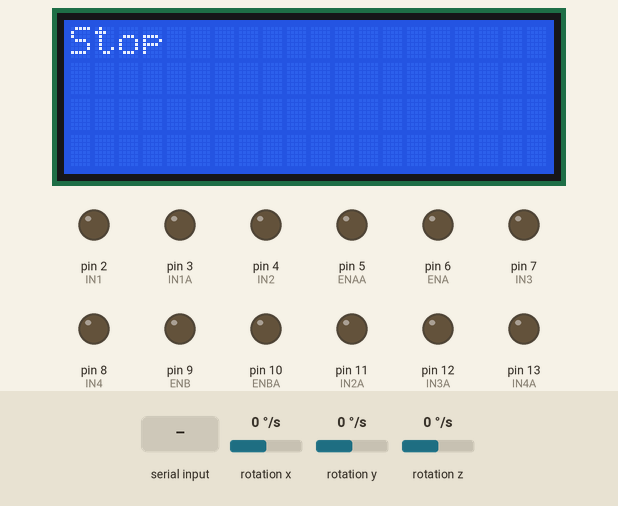
Recording of a sketch running on a simulated Arduino Uno, built with avr-gcc and run on an emulated ATmega328P. Parts: 20×4 character LCD, output pins drawn as LEDs (lit = HIGH). Wiring (inferred from the names in the program): MPU-6050 motion sensor at I2C address 0x68. The inputs (shaded band) are chosen by the test bench; at power-on: rotation x 0 °/s, rotation y 0 °/s, rotation z 0 °/s. What the sketch prints to the serial monitor is not drawn.

Above: at 7.2 s.
7.3 s: "f" received over the second serial link
At 7.6 s:
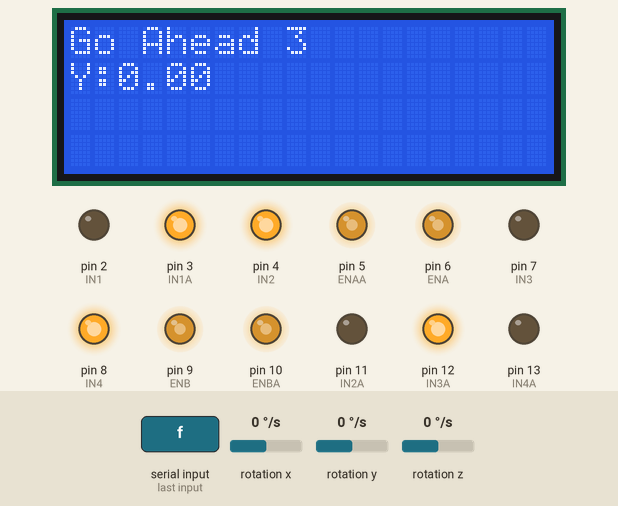
8.8 s: "b" received over the second serial link
At 9.3 s:
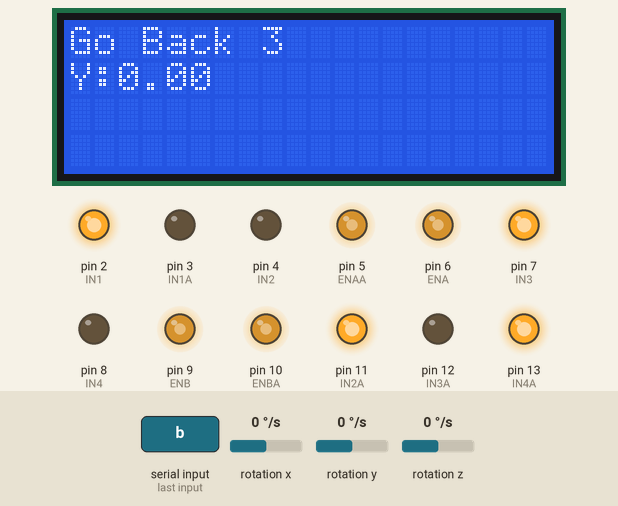
10.3 s: "r" received over the second serial link
At 11.4 s:
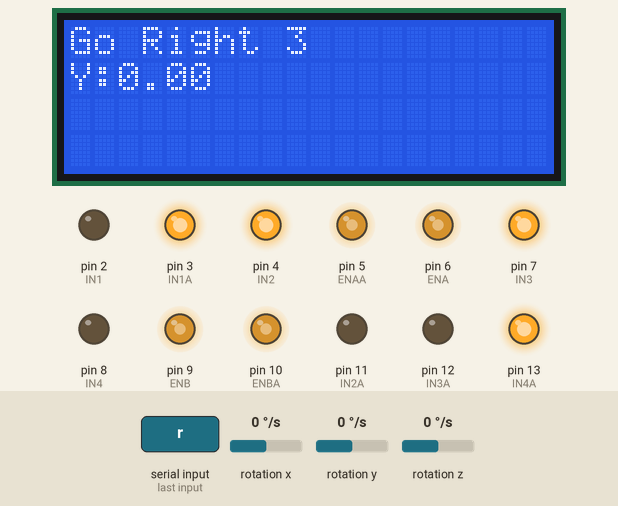
11.8 s: "l" received over the second serial link
At 12.4 s:
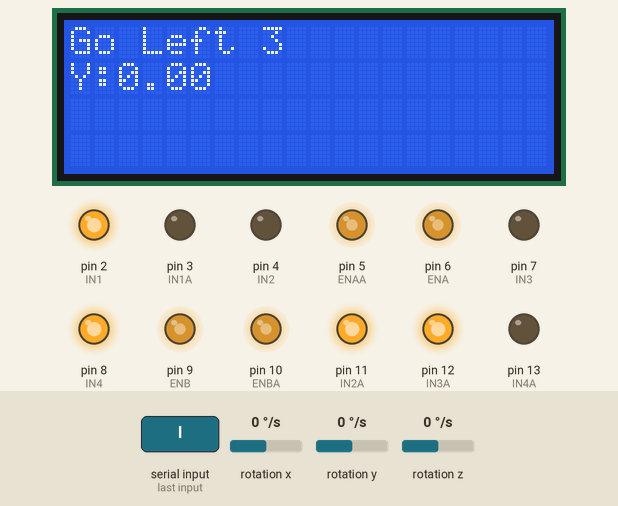
13.3 s: "u" received over the second serial link
At 14.2 s:
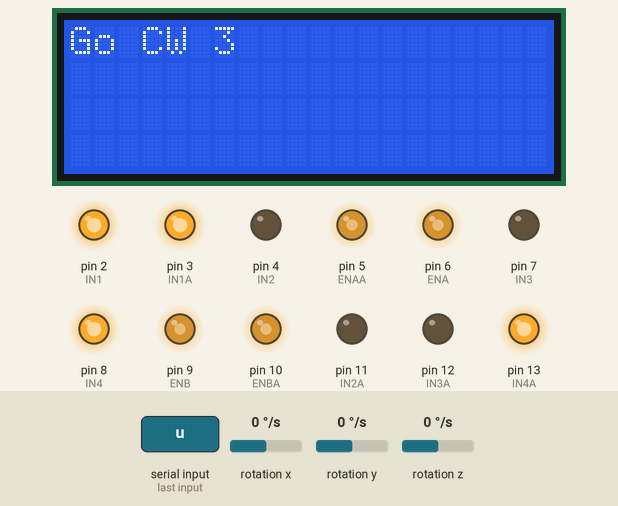
14.8 s: "v" received over the second serial link
At 15.4 s:
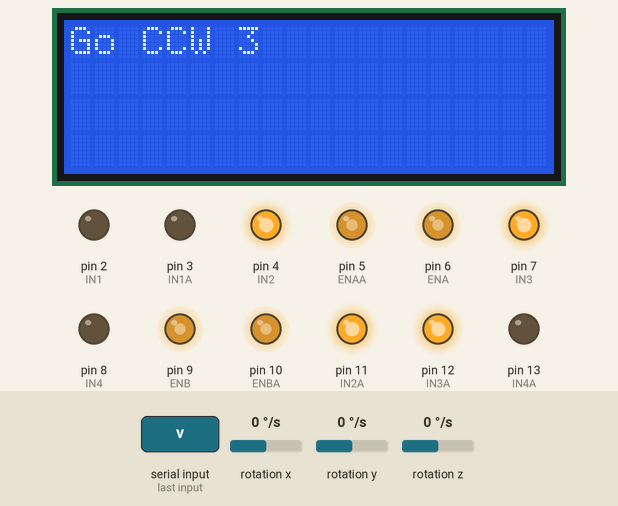
Timing chart, 0 to 17.3 s (numbered marks = the images above; inputs shaded):
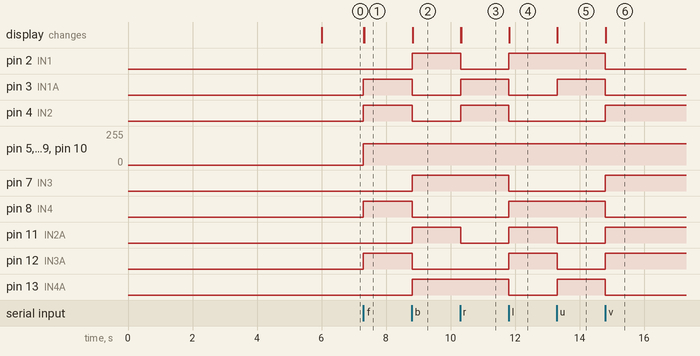

Measured:
- after the input at 7.3 s, pin 3 (IN1A), pin 4 (IN2), pin 8 (IN4), pin 12 (IN3A): LOW → HIGH at once; pin 5 (ENAA), pin 6 (ENA), pin 9 (ENB), pin 10 (ENBA): 0/255 → 160/255 at once; the display: first changes at once (image 1 shows a later state)
- after the input at 8.8 s, pin 2 (IN1), pin 7 (IN3), pin 11 (IN2A), pin 13 (IN4A): LOW → HIGH at once; pin 3 (IN1A), pin 4 (IN2), pin 8 (IN4), pin 12 (IN3A): HIGH → LOW at once; the display: first changes at once (image 2 shows a later state)
- after the input at 10.3 s, pin 2 (IN1), pin 11 (IN2A): HIGH → LOW at once; pin 3 (IN1A), pin 4 (IN2): LOW → HIGH at once; the display: first changes at once (image 3 shows a later state)
- after the input at 11.8 s, pin 2 (IN1), pin 8 (IN4), pin 11 (IN2A), pin 12 (IN3A): LOW → HIGH at once; pin 3 (IN1A), pin 4 (IN2), pin 7 (IN3), pin 13 (IN4A): HIGH → LOW at once; the display: first changes at once (image 4 shows a later state)
- after the input at 13.3 s, pin 3 (IN1A), pin 13 (IN4A): LOW → HIGH at once; pin 11 (IN2A), pin 12 (IN3A): HIGH → LOW at once; the display: changes at once (image 5)
- after the input at 14.8 s, pin 2 (IN1), pin 3 (IN1A), pin 8 (IN4), pin 13 (IN4A): HIGH → LOW at once; pin 4 (IN2), pin 7 (IN3), pin 11 (IN2A), pin 12 (IN3A): LOW → HIGH at once; the display: changes at once (image 6)

The sketch:

bluetoothcarwithgyro.ino
```cpp
#include <Wire.h>
#include <SoftwareSerial.h>
#include <LiquidCrystal_I2C.h>
#include <stdlib.h>
#include <stdio.h>

#define IN1  2
#define IN2  4
#define ENA  6
#define ENB  9
#define IN3  7
#define IN4  8
#define ENAA  5
#define IN1A  3
#define IN2A  11
#define IN3A  12
#define IN4A  13
#define ENBA  10

int v = -1;

SoftwareSerial m = SoftwareSerial(A0, A1);
LiquidCrystal_I2C lcd(0x27, 20, 4); // set the LCD address to 0x27 for a 16 chars and 2 line display

const int maxPwm = 200, minPwm = 100, changePwm = 20;
int speedPwm = 160;
enum CARMODE {MOVEAHEAD, MOVEBACK, MOVELEFT, MOVERIGHT, MOVECW, MOVECCW, STOP};

CARMODE carMode = STOP;

/////////MPU6050///////////////////
const int MPU_addr = 0x68;             // I2C address of MPU-6050
long GyZo = 0;    //陀螺仪偏移量或误差

int16_t GyZ;                 //gyroscope - force it to be a 16-bit integer
double rotZ;
double gyroZangle = 0; // Angle calculate using the gyro only
int GyRange = 0;       //gyroscope Range at the cost of Sensitivity - see setupMPU
uint32_t timer;                        //微分时间, 用来累加陀螺仪的角速度
double pi = 3.14159265;
int loopDelay = 1;


void setup() {
  m.begin(9600);
  Serial.begin(9600);

  lcd.init();                  // 初始化LCD
  lcd.backlight();             //设置LCD背景等亮
  Wire.begin();                //可能lcd.init()中已经包含了Wire.begin(), 有机会试试能不能去掉.
  setupMPU();

  int times = 2000;             //采样次数
  for (int i = 0; i < times; i++)          //得到初始的offset
  {
    recordGyro();
    GyZo += GyZ;
    delay(2);
  }

  GyZo /= times; //计算陀螺仪偏移


  pinMode(IN3, OUTPUT);
  pinMode(IN4, OUTPUT);
  pinMode(ENB, OUTPUT);
  pinMode(IN1, OUTPUT);
  pinMode(IN2, OUTPUT);
  pinMode(ENA, OUTPUT);
  pinMode(IN3A, OUTPUT);
  pinMode(IN4A, OUTPUT);
  pinMode(ENBA, OUTPUT);
  pinMode(IN1A, OUTPUT);
  pinMode(IN2A, OUTPUT);
  pinMode(ENAA, OUTPUT);

  carAction();
}

void loop() {

  v = m.read();

  if (v == -1)
  {

    if (carMode == MOVEAHEAD ||
        carMode == MOVEBACK ||
        carMode == MOVELEFT ||
        carMode == MOVERIGHT
       )
    {
      //对前后左右运动的小车做姿态判断和调整
      long currentTime = micros();
      double dt = (double)(currentTime - timer) / 1000000; // Calculate delta time
      timer = currentTime;
      recordGyro();
      processGyroData();
      recordAngleByGyro(dt);
      plotYawData();

      lcd.setCursor(0, 1);
      lcd.print("Y:");
      lcd.print(gyroZangle);
      lcd.print("          ");
    }

    delay(loopDelay);
    return;
  }

  if (v == 'f')
  {
    carMode = MOVEAHEAD;
    resetYaw();
  }
  else if (v == 's')
  {
    carMode = STOP;
  }
  else if (v == 'b')
  {
    carMode = MOVEBACK;
    resetYaw();
  }
  else if (v == 'r')
  {
    carMode = MOVERIGHT;
    resetYaw();
  }
  else if (v == 'l')
  {
    carMode = MOVELEFT;
    resetYaw();
  }

  else if (v == 'u')
  {
    carMode = MOVECW;
  }
  else if (v == 'v')
  {
    carMode = MOVECCW;
  }
  else if (v == 'p')
  {
    if (speedPwm < maxPwm)
    {
      speedPwm = speedPwm + changePwm;
      delay(100);
    }

  }
  else if (v == 'm')
  {
    if (speedPwm > minPwm)
    {
      speedPwm = speedPwm - changePwm;
      delay(100);
    }
  }
  carAction();

  v = -1;
}


void carAction()
{
  switch (carMode)
  {
    case MOVEAHEAD: {
        moveAhead(speedPwm);
        break;
      };
    case MOVEBACK: {
        moveBack(speedPwm);
        break;
      };
    case MOVELEFT: {
        moveLeft(speedPwm);
        break;
      };
    case MOVERIGHT: {
        moveRight(speedPwm);
        break;
      };
    case MOVECW: {
        moveCW(speedPwm);
        break;
      };
    case MOVECCW: {
        moveCCW(speedPwm);
        break;
      };
    case STOP: {
        stopCar();
        break;
      };
  }
  updateLCDForModeAndSpeed();
}


//停车
void stopCar()
{
  //Serial.println("stopCar");
  //updateLed(ST);

  //////////////////////////////
  //左下角电机代码
  //////////////////////////////
  digitalWrite(IN1, LOW);
  digitalWrite(IN2, LOW);
  analogWrite(ENA, 0);
  /////////////////////////////
  //右下角电机代码
  /////////////////////////////
  digitalWrite(IN3, LOW);
  digitalWrite(IN4, LOW);
  analogWrite(ENB, 0);
  //////////////////////////////
  //左上角电机代码
  //////////////////////////////
  digitalWrite(IN3A, LOW);
  digitalWrite(IN4A, LOW);
  analogWrite(ENBA, 0);
  //////////////////////////////
  //右上角电机代码
  //////////////////////////////
  digitalWrite(IN1A, LOW);
  digitalWrite(IN2A, LOW);
  analogWrite(ENAA, 0);
}

//向前
void moveAhead(int speedPwm)
{
  //Serial.println("moveAhead");
  //updateLed(ahead);
  //////////////////////////////
  //左下角电机代码
  //////////////////////////////
  digitalWrite(IN1, LOW);
  digitalWrite(IN2, HIGH);
  analogWrite(ENA, speedPwm);
  /////////////////////////////
  //右下角电机代码
  /////////////////////////////
  digitalWrite(IN3, LOW);
  digitalWrite(IN4, HIGH);
  analogWrite(ENB, speedPwm);
  //////////////////////////////
  //左上角电机代码
  //////////////////////////////
  digitalWrite(IN3A, HIGH);
  digitalWrite(IN4A, LOW);
  analogWrite(ENBA, speedPwm);
  //////////////////////////////
  //右上角电机代码
  //////////////////////////////
  digitalWrite(IN1A, HIGH);
  digitalWrite(IN2A, LOW);
  analogWrite(ENAA, speedPwm);
}

//后退
void moveBack(int speedPwm)
{
  //Serial.println("moveBack");
  //updateLed(back);
  //////////////////////////////
  //左下角电机代码
  //////////////////////////////
  digitalWrite(IN1, HIGH);
  digitalWrite(IN2, LOW);
  analogWrite(ENA, speedPwm);
  /////////////////////////////
  //右下角电机代码
  /////////////////////////////
  digitalWrite(IN3, HIGH);
  digitalWrite(IN4, LOW);
  analogWrite(ENB, speedPwm);
  //////////////////////////////
  //左上角电机代码
  //////////////////////////////
  digitalWrite(IN3A, LOW);
  digitalWrite(IN4A, HIGH);
  analogWrite(ENBA, speedPwm);
  //////////////////////////////
  //右上角电机代码
  //////////////////////////////
  digitalWrite(IN1A, LOW);
  digitalWrite(IN2A, HIGH);
  analogWrite(ENAA, speedPwm);
}

//左平移
void moveLeft(int speedPwm)
{
  //Serial.println("moveLeft");
  //updateLed(left);
  //////////////////////////////
  //左下角电机代码
  //////////////////////////////
  digitalWrite(IN1, HIGH); //IN3和IN4只要输出高电平信号或低电平信号就可以
  digitalWrite(IN2, LOW);
  analogWrite(ENA, speedPwm); //ENB要输出PWM信号（0-255）
  /////////////////////////////
  //右下角电机代码
  /////////////////////////////
  digitalWrite(IN3, LOW); //IN1和IN2只要输出高电平信号或低电平信号就可以
  digitalWrite(IN4, HIGH);
  analogWrite(ENB, speedPwm); //ENA要输出PWM信号（0-255）
  //////////////////////////////
  //左上角电机代码
  //////////////////////////////
  digitalWrite(IN3A, HIGH); //IN3和IN4只要输出高电平信号或低电平信号就可以
  digitalWrite(IN4A, LOW);
  analogWrite(ENBA, speedPwm); //ENB要输出PWM信号（0-255）
  //////////////////////////////
  //右上角电机代码
  //////////////////////////////
  digitalWrite(IN1A, LOW); //IN3和IN4只要输出高电平信号或低电平信号就可以
  digitalWrite(IN2A, HIGH);
  analogWrite(ENAA, speedPwm); //ENB要输出PWM信号（0-255）
}

//右平移
void moveRight(int speedPwm)
{
  //Serial.println("moveRight");
  //updateLed(right);
  //////////////////////////////
  //左下角电机代码
  //////////////////////////////
  digitalWrite(IN1, LOW); //IN3和IN4只要输出高电平信号或低电平信号就可以
  digitalWrite(IN2, HIGH);
  analogWrite(ENA, speedPwm); //ENB要输出PWM信号（0-255）
  /////////////////////////////
  //右下角电机代码
  /////////////////////////////
  digitalWrite(IN3, HIGH); //IN1和IN2只要输出高电平信号或低电平信号就可以
  digitalWrite(IN4, LOW);
  analogWrite(ENB, speedPwm); //ENA要输出PWM信号（0-255）
  //////////////////////////////
  //左上角电机代码
  //////////////////////////////
  digitalWrite(IN3A, LOW); //IN3和IN4只要输出高电平信号或低电平信号就可以
  digitalWrite(IN4A, HIGH);
  analogWrite(ENBA, speedPwm); //ENB要输出PWM信号（0-255）
  //////////////////////////////
  //右上角电机代码
  //////////////////////////////
  digitalWrite(IN1A, HIGH); //IN3和IN4只要输出高电平信号或低电平信号就可以
  digitalWrite(IN2A, LOW);
  analogWrite(ENAA, speedPwm); //ENB要输出PWM信号（0-255）
}


//逆时针旋转
void moveCCW(int speedPwm)
{
  //Serial.println("moveCCW");
  //updateLed(CCW);
  //////////////////////////////
  //左下角电机代码
  //////////////////////////////
  digitalWrite(IN1, LOW);
  digitalWrite(IN2, HIGH);
  analogWrite(ENA, speedPwm);
  /////////////////////////////
  //右下角电机代码
  /////////////////////////////
  digitalWrite(IN3, HIGH);
  digitalWrite(IN4, LOW);
  analogWrite(ENB, speedPwm);
  //////////////////////////////
  //左上角电机代码
  //////////////////////////////
  digitalWrite(IN3A, HIGH);
  digitalWrite(IN4A, LOW);
  analogWrite(ENBA, speedPwm);
  //////////////////////////////
  //右上角电机代码
  //////////////////////////////
  digitalWrite(IN1A, LOW);
  digitalWrite(IN2A, HIGH);
  analogWrite(ENAA, speedPwm);
}

//顺时针旋转
void moveCW(int speedPwm)
{
  //Serial.println("moveCW");
  //updateLed(CW);
  //////////////////////////////
  //左下角电机代码
  //////////////////////////////
  digitalWrite(IN1, HIGH);
  digitalWrite(IN2, LOW);
  analogWrite(ENA, speedPwm);
  /////////////////////////////
  //右下角电机代码
  /////////////////////////////
  digitalWrite(IN3, LOW);
  digitalWrite(IN4, HIGH);
  analogWrite(ENB, speedPwm);
  //////////////////////////////
  //左上角电机代码
  //////////////////////////////
  digitalWrite(IN3A, LOW);
  digitalWrite(IN4A, HIGH);
  analogWrite(ENBA, speedPwm);
  //////////////////////////////
  //右上角电机代码
  //////////////////////////////
  digitalWrite(IN1A, HIGH);
  digitalWrite(IN2A, LOW);
  analogWrite(ENAA, speedPwm);
}


void updateLCDForModeAndSpeed()
{
  lcd.clear();
  lcd.setCursor(0, 0);               //设置显示指针
  int speedNum = (speedPwm - 100) / 20;
  char speedChar[1];
  dtostrf(speedNum, 1, 0, speedChar);

  switch (carMode)
  {
    case MOVEAHEAD: {
        lcd.print("Go Ahead ");
        lcd.print(speedChar);
        break;
      };
    case MOVEBACK: {
        lcd.print("Go Back ");
        lcd.print(speedChar);
        break;
      };
    case MOVELEFT: {
        lcd.print("Go Left ");
        lcd.print(speedChar);
        break;
      };
    case MOVERIGHT: {
        lcd.print("Go Right ");
        lcd.print(speedChar);
        break;
      };

    case MOVECW: {
        lcd.print("Go CW ");
        lcd.print(speedChar);
        break;
      };
    case MOVECCW: {
        lcd.print("Go CCW ");
        lcd.print(speedChar);
        break;
      };
    case STOP: {
        lcd.print("Stop");
        break;
      };
  }


}

void setupMPU() {
  /* *********************************************************
     This function consists of three parts:
       Sets the MPU-6050 Power Management Device reset, sleep mode,
         cycle mode, and Temperature disable bits to zero
       Sets Accelerometer sensitivity
       Sets Gyroscope Sensitivity
     Could be called again if a change in sensitivty is desired
  */

  //Local Variable
  byte c;                              //byte should be a unsigned 8-bit value
  byte buffer[1];

  /* *********************
           PWR_MGMT_1
   ********************* */
  /* Power Management Section 4.28 in Register Map Datasheet.  Since the MPU-6050
     powers up in sleep mode, we'll need to wake it.
      Register  Bit7     Bit6   Bit5   Bit4   Bit3   Bit2  Bit1  Bit0
     |   6B   |Device | Sleep | Cycle |  -  | Temp  |    CLKSEL       |
     |        | Reset |       |       |     |Disable|  (clock source) |
     -->Page 9 (in section 4) see Note: The device will come up in sleep mode upon power-up.
  */
  readFrom(0x6B, 1, buffer);
  c = buffer[1] & 0x07;                //Registry Value AND with 0b00000111 zeros bits 7,6,5,4 & 3
  writeTo(0x6B, c);                    //Then we set the bits to zero and keep the clock source bits the same
  //OR writeTo(0x6B,0);
  //Caution: this will also set the clock source to zero - which in this case is ok
  //  if you didn't want to change the clock source (example using an external clock)
  //  use a method like above.

  /* *********************
          GYRO_CONFIG
   ********************* */
  /* Gyroscope Configuration Section 4.4 in Register Map Datasheet
     full scale range: ±250, ±500, ±1000, ±2000°/sec
      Register  Bit7    Bit6    Bit5     Bit4   Bit3    Bit2  Bit1  Bit0
     |   1B   | XG_ST | YG_ST | ZG_ST |Full Scale Range|  -  |  -  |  -  |
     |        |       |       |       | Select FS_SEL  |     |     |     |
     (Setting XG_ST,TG_ST and ZG_ST to 1 will perform a self test)

     Section 4.19 Gyroscope Measurements:
      FS_SEL    Binary    Full Scale Range
     |   0   |      0  |     ±250°/sec     |
     |   1   |   1000  |     ±500°/sec     |
     |   2   |  10000  |    ±1000°/sec     |
     |   3   |  11000  |    ±2000°/sec     |
     -->Note: FS_SEL/360*60sec/min = RotationValue in RPM
        Sensitivity decreases with larger range.
  */
  switch (GyRange) {                   //GyRange set in Global Variables above
    case 0:
      writeTo(0x1B, 0x0);             //Set GYRO_CONFIG to FS_SEL ±250°/sec
      break;
    case 1:
      writeTo(0x1B, 0x8);             //Set GYRO_CONFIG to FS_SEL ±500°/sec
      break;
    case 2:
      writeTo(0x1B, 0x10);            //Set GYRO_CONFIG to FS_SEL ±1000°/sec
      break;
    case 3:
      writeTo(0x1B, 0x18);            //Set GYRO_CONFIG to FS_SEL ±2000°/sec
      break;
    default:
      writeTo(0x1B, 0x0);             //Set GYRO_CONFIG to FS_SEL ±250°/sec
  }
}

void writeTo(byte toAddress, byte value) {
  /* *********************************************************
    Generic Wire.write() registry byte routine
         toAddress - registry location value
             value - numeric byte value
  */
  Wire.beginTransmission(MPU_addr);    // This begins the I2C communication to the MPU
  Wire.write(toAddress);               // Access the register
  Wire.write(value);                   // Set the byte value to register above
  Wire.endTransmission(true);          // Close I2C communication
}

void readFrom(byte fromAddress, int num, byte results[]) {
  /* *********************************************************
     Generic Wire.read() registry byte routine
       fromAddress - registry location value
               num - number of bytes
         results[] - array to store byte values
  */
  Wire.beginTransmission(MPU_addr);    //I2C address of the MPU
  Wire.write(fromAddress);             //Starting register for Readings
  Wire.endTransmission(false);         //This resent the request and holds the MPU for exclusive communication
  Wire.requestFrom(MPU_addr, num, true); //Request num Registers bytes and releases I2C
  int i = 0;
  while (Wire.available()) {
    results[i] = Wire.read();          //Stores values in buffer arrray
    i++;
  }
}

void recordGyro() {
  /* *********************************************************
      Section 4.19 Gyroscope Measurements  Registers 0x43 - 0x48
      Note the values are broken up into High and Low bytes so we
      must store the first value and shift it 8 bits over and OR it
      with the second value to form the 16 bit value.
  */
  //Local Variable
  byte buffer[6];

  readFrom(0x43, 6, buffer);           //Request Gyro Registers (43 - 48)
  GyZ = buffer[4] << 8 | buffer[5];    //Store two bytes 0x47 (GYRO_ZOUT_H) & 0x48 (GYRO_ZOUT_L)

}

void processGyroData() {
  /* *********************************************************
     Section 4.19 Gyroscope Measurements:
      FS_SEL Binary Full Scale Range  LSB Sensitity
     |   0   |   0  |     ±250°/s    | 131.0 LSB/°/s |
     |   1   |   1  |     ±500°/s    |  65.5 LSB/°/s |
     |   2   |  10  |    ±1000°/s    |  32.8 LSB/°/s |
     |   3   |  11  |    ±2000°/s    |  16.4 LSB/°/s |

     --> rotation force in direction = GyX/LSB Sensitivity
     Note that the measurement stored is a 16-bit 2's complement value
  */
  //Local Variable
  float LSB;

  switch (GyRange) {
    case 0:
      LSB = 131.0;                    //FS_SEL ±250°/s
      break;
    case 1:
      LSB = 65.5;                     //FS_SEL ±500°/s
      break;
    case 2:
      LSB = 32.8;                     //FS_SEL ±1000°/s
      break;
    case 3:
      LSB = 16.4;                     //FS_SEL ±2000°/s
      break;
    default:
      LSB = 131.0;                    //FS_SEL ±250°/s
  }
  rotZ = (double)(GyZ - GyZo) / LSB;
}

void recordAngleByGyro(double dt)
{
  //角速度累加
  gyroZangle += rotZ * dt;
}

void resetYaw()
{
  timer = micros();
  gyroZangle = 0;
}

void plot(String label, double value, bool last)
{
  Serial.print(label);

  if (label != "")
  {
    Serial.print(":");
  }
  Serial.print(value);

  if (last == false)
  {
    Serial.print(",");
  }
  else
  {
    Serial.println();
  }
}

void plotYawData()
{
  plot("yaw", gyroZangle, true);
}
```
